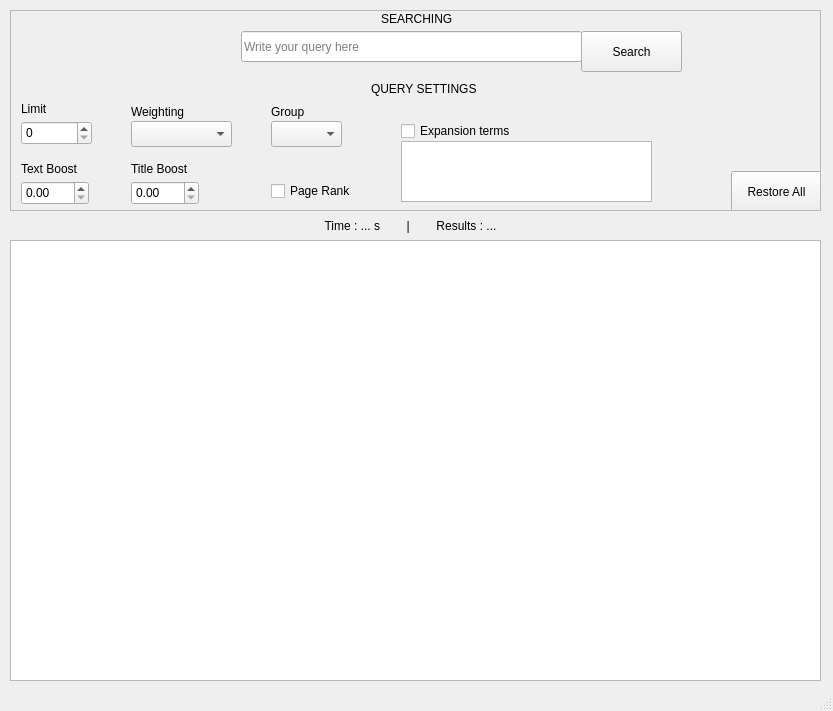
<?xml version="1.0" encoding="UTF-8"?>
<ui version="4.0">
 <author>Gabriele Savoia , Mattia Savoia</author>
 <class>MainWindow</class>
 <widget class="QMainWindow" name="MainWindow">
  <property name="geometry">
   <rect>
    <x>0</x>
    <y>0</y>
    <width>833</width>
    <height>711</height>
   </rect>
  </property>
  <property name="sizePolicy">
   <sizepolicy hsizetype="Preferred" vsizetype="Preferred">
    <horstretch>0</horstretch>
    <verstretch>0</verstretch>
   </sizepolicy>
  </property>
  <property name="windowTitle">
   <string>Wiki Search Engine</string>
  </property>
  <property name="toolTip">
   <string/>
  </property>
  <property name="statusTip">
   <string/>
  </property>
  <property name="whatsThis">
   <string/>
  </property>
  <property name="accessibleName">
   <string/>
  </property>
  <property name="accessibleDescription">
   <string/>
  </property>
  <property name="autoFillBackground">
   <bool>false</bool>
  </property>
  <property name="windowFilePath">
   <string/>
  </property>
  <property name="unifiedTitleAndToolBarOnMac">
   <bool>true</bool>
  </property>
  <widget class="QWidget" name="centralwidget">
   <widget class="QWidget" name="verticalLayoutWidget">
    <property name="geometry">
     <rect>
      <x>10</x>
      <y>240</y>
      <width>811</width>
      <height>441</height>
     </rect>
    </property>
    <layout class="QVBoxLayout" name="result_Layout">
     <property name="sizeConstraint">
      <enum>QLayout::SetDefaultConstraint</enum>
     </property>
     <item>
      <widget class="QListWidget" name="resultWidgetList">
       <property name="focusPolicy">
        <enum>Qt::ClickFocus</enum>
       </property>
      </widget>
     </item>
    </layout>
   </widget>
   <widget class="QWidget" name="verticalLayoutWidget_2">
    <property name="geometry">
     <rect>
      <x>10</x>
      <y>210</y>
      <width>811</width>
      <height>31</height>
     </rect>
    </property>
    <layout class="QVBoxLayout" name="info_Layout">
     <item>
      <widget class="QLabel" name="info_search_label">
       <property name="text">
        <string>Time : ... s        |        Results : ...   </string>
       </property>
       <property name="alignment">
        <set>Qt::AlignCenter</set>
       </property>
      </widget>
     </item>
    </layout>
   </widget>
   <widget class="QScrollArea" name="scrollArea">
    <property name="geometry">
     <rect>
      <x>10</x>
      <y>10</y>
      <width>811</width>
      <height>201</height>
     </rect>
    </property>
    <property name="autoFillBackground">
     <bool>true</bool>
    </property>
    <property name="widgetResizable">
     <bool>true</bool>
    </property>
    <widget class="QWidget" name="scrollAreaWidgetContents">
     <property name="geometry">
      <rect>
       <x>0</x>
       <y>0</y>
       <width>809</width>
       <height>199</height>
      </rect>
     </property>
     <widget class="QLineEdit" name="search_query">
      <property name="geometry">
       <rect>
        <x>230</x>
        <y>20</y>
        <width>341</width>
        <height>31</height>
       </rect>
      </property>
      <property name="sizePolicy">
       <sizepolicy hsizetype="Expanding" vsizetype="Fixed">
        <horstretch>0</horstretch>
        <verstretch>0</verstretch>
       </sizepolicy>
      </property>
      <property name="baseSize">
       <size>
        <width>0</width>
        <height>0</height>
       </size>
      </property>
      <property name="focusPolicy">
       <enum>Qt::ClickFocus</enum>
      </property>
      <property name="inputMask">
       <string/>
      </property>
      <property name="text">
       <string/>
      </property>
      <property name="frame">
       <bool>true</bool>
      </property>
      <property name="placeholderText">
       <string>Write your query here</string>
      </property>
     </widget>
     <widget class="QPushButton" name="search_button">
      <property name="geometry">
       <rect>
        <x>570</x>
        <y>20</y>
        <width>101</width>
        <height>41</height>
       </rect>
      </property>
      <property name="text">
       <string>Search</string>
      </property>
     </widget>
     <widget class="QLabel" name="label_search">
      <property name="geometry">
       <rect>
        <x>370</x>
        <y>0</y>
        <width>81</width>
        <height>16</height>
       </rect>
      </property>
      <property name="text">
       <string>SEARCHING</string>
      </property>
     </widget>
     <widget class="QSpinBox" name="limit_spin">
      <property name="geometry">
       <rect>
        <x>10</x>
        <y>110</y>
        <width>71</width>
        <height>24</height>
       </rect>
      </property>
     </widget>
     <widget class="QLabel" name="query_setting_label">
      <property name="geometry">
       <rect>
        <x>360</x>
        <y>70</y>
        <width>121</width>
        <height>16</height>
       </rect>
      </property>
      <property name="text">
       <string>QUERY SETTINGS</string>
      </property>
     </widget>
     <widget class="QLabel" name="limit_labe">
      <property name="geometry">
       <rect>
        <x>10</x>
        <y>90</y>
        <width>41</width>
        <height>16</height>
       </rect>
      </property>
      <property name="text">
       <string>Limit</string>
      </property>
     </widget>
     <widget class="QLabel" name="weighting_label">
      <property name="geometry">
       <rect>
        <x>120</x>
        <y>90</y>
        <width>61</width>
        <height>21</height>
       </rect>
      </property>
      <property name="text">
       <string>Weighting</string>
      </property>
     </widget>
     <widget class="QComboBox" name="weighting_combo">
      <property name="geometry">
       <rect>
        <x>120</x>
        <y>110</y>
        <width>101</width>
        <height>26</height>
       </rect>
      </property>
     </widget>
     <widget class="QComboBox" name="groupCombo">
      <property name="geometry">
       <rect>
        <x>260</x>
        <y>110</y>
        <width>71</width>
        <height>26</height>
       </rect>
      </property>
     </widget>
     <widget class="QLabel" name="groupLabel">
      <property name="geometry">
       <rect>
        <x>260</x>
        <y>90</y>
        <width>41</width>
        <height>21</height>
       </rect>
      </property>
      <property name="text">
       <string>Group</string>
      </property>
     </widget>
     <widget class="QLabel" name="text_boost_labe">
      <property name="geometry">
       <rect>
        <x>10</x>
        <y>150</y>
        <width>71</width>
        <height>16</height>
       </rect>
      </property>
      <property name="text">
       <string>Text Boost</string>
      </property>
     </widget>
     <widget class="QLabel" name="title_boost_label">
      <property name="geometry">
       <rect>
        <x>120</x>
        <y>150</y>
        <width>71</width>
        <height>16</height>
       </rect>
      </property>
      <property name="text">
       <string>Title Boost</string>
      </property>
     </widget>
     <widget class="QDoubleSpinBox" name="text_boost_spin">
      <property name="geometry">
       <rect>
        <x>10</x>
        <y>170</y>
        <width>68</width>
        <height>24</height>
       </rect>
      </property>
      <property name="singleStep">
       <double>0.100000000000000</double>
      </property>
     </widget>
     <widget class="QDoubleSpinBox" name="title_boost_spin">
      <property name="geometry">
       <rect>
        <x>120</x>
        <y>170</y>
        <width>68</width>
        <height>24</height>
       </rect>
      </property>
      <property name="singleStep">
       <double>0.100000000000000</double>
      </property>
     </widget>
     <widget class="QPushButton" name="query_setting_restore_button">
      <property name="geometry">
       <rect>
        <x>720</x>
        <y>160</y>
        <width>91</width>
        <height>41</height>
       </rect>
      </property>
      <property name="text">
       <string>Restore All</string>
      </property>
     </widget>
     <widget class="QTextBrowser" name="expandedTerms">
      <property name="geometry">
       <rect>
        <x>390</x>
        <y>130</y>
        <width>251</width>
        <height>61</height>
       </rect>
      </property>
     </widget>
     <widget class="QCheckBox" name="expansion_checkBox">
      <property name="geometry">
       <rect>
        <x>390</x>
        <y>110</y>
        <width>131</width>
        <height>20</height>
       </rect>
      </property>
      <property name="text">
       <string>Expansion terms</string>
      </property>
     </widget>
     <widget class="QCheckBox" name="page_rank_checkbox">
      <property name="geometry">
       <rect>
        <x>260</x>
        <y>170</y>
        <width>91</width>
        <height>20</height>
       </rect>
      </property>
      <property name="text">
       <string>Page Rank</string>
      </property>
     </widget>
    </widget>
   </widget>
  </widget>
  <widget class="QStatusBar" name="statusbar"/>
 </widget>
 <resources/>
 <connections/>
</ui>
